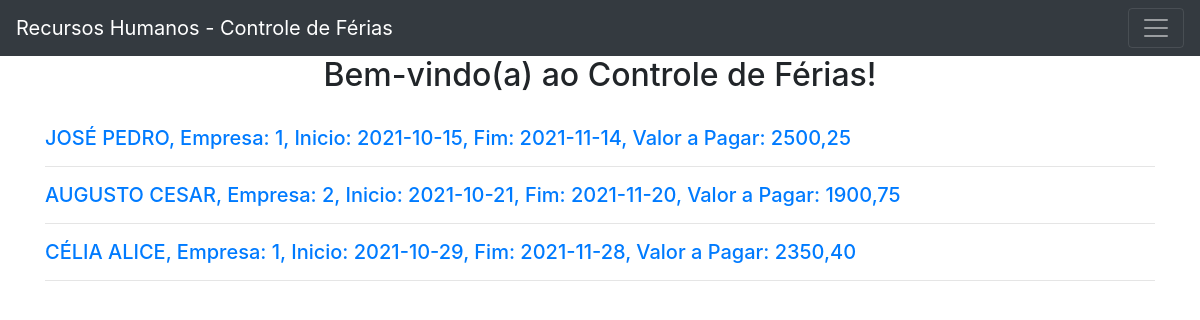
The page / on the database its author committed.
### app.py (models this page shows)
class Controle_ferias(db.Model):
    id = db.Column(db.Integer, primary_key=True)
    inclusao = db.Column(db.DateTime, default=datetime.datetime.utcnow)
    empresaid = db.Column(db.Integer, nullable=False)
    pessoa = db.Column(db.String(60), nullable=False)
    data_inicio_ferias = db.Column(db.Date, nullable=False)
    data_fim_ferias = db.Column(db.Date, nullable=False)
    valor_ferias = db.Column(db.Float, nullable=False)

### app.py (the view)
@app.route('/')
def index():
    cf = Controle_ferias.query.all()
    return render_template('index.html', cf=cf)

### templates/index.html (shortened to what this page needs)
{% extends 'base.html' %}
{% block content %}
    <div style="text-align:center"><h2>{% block title %} Bem-vindo(a) ao Controle de Férias! {% endblock title %}</h2><br></div>
    {% for nome in cf %}
        <a href='#'>
            <h5>{{ nome['pessoa'] }}, Empresa: {{ nome['empresaid'] }}, Inicio: {{ nome['data_inicio_ferias']}},
            Fim: {{ nome['data_fim_ferias']}}, Valor a Pagar: {{ nome['valor_ferias']}}</h5>
        </a>
        <hr>
    {% endfor %}
{% endblock %}

### templates/base.html (shortened to what this page needs)
<!doctype html>
<html lang='pt-BR'>
    <head>
        <link rel="stylesheet" href="https://cdn.jsdelivr.net/npm/bootstrap@4.6.0/dist/css/bootstrap.min.css">
        <link rel="stylesheet" href="<link href="https://cdn.jsdelivr.net/npm/bootstrap@5.1.3/dist/css/bootstrap.min.css" rel="stylesheet">
    </head>
    <body>
<nav class="navbar navbar-dark bg-dark">
  <a class="navbar-brand" href="#">Recursos Humanos - Controle de Férias</a>
  <button class="navbar-toggler" type="button" data-toggle="collapse" data-target="#conteudoNavbarSuportado" aria-controls="conteudoNavbarSuportado" aria-expanded="false" aria-label="Alterna navegação">
    <span class="navbar-toggler-icon"></span>
  </button>
</nav>
        <div class="container">
            {% block content  %}{% endblock content  %}
        </div>
    </body>
</html>

### rows shown on the page
Controle_ferias: pessoa "JOSÉ PEDRO", empresaid "1", data_inicio_ferias "2021-10-15", data_fim_ferias "2021-11-14", valor_ferias "2500,25"
Controle_ferias: pessoa "AUGUSTO CESAR", empresaid "2", data_inicio_ferias "2021-10-21", data_fim_ferias "2021-11-20", valor_ferias "1900,75"
Controle_ferias: pessoa "CÉLIA ALICE", empresaid "1", data_inicio_ferias "2021-10-29", data_fim_ferias "2021-11-28", valor_ferias "2350,40"
